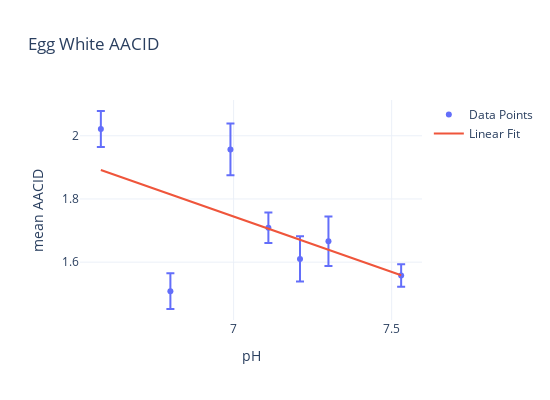

The notebook cell saved with this chart:
### Code cell
ew_ph_list = [6.8, 6.99, 7.53, 6.58, 7.11, 7.3, 7.21]

# Calculate the linear fit
coefficients = np.polyfit(ew_ph_list, mean_list, 1)
line_fit = np.polyval(coefficients, ew_ph_list)

# Create a scatter plot
fig = go.Figure(data=go.Scatter(x=ew_ph_list, y=mean_list, mode='markers', name='Data Points',
        error_y=dict(
        type='data',  # Use the given data
        array=std_list,  # Standard deviations
        visible=True  # Show error bars
    )))
# Add linear fit line
fig.add_trace(go.Scatter(x=ew_ph_list, y=line_fit, mode='lines', name='Linear Fit'))

# Add title and labels
fig.update_layout(
    title='Egg White AACID',
    xaxis_title='pH',
    yaxis_title='mean AACID',
    template='plotly_white',  # Light mode with dark text
    width=550,  # Adjust the width to make the plot narrower
    height=400  # Optionally, adjust the height as well
)

# Show the plot
fig.show()

### Figure 1 — Plotly figure (JSON) as saved in the notebook; plotly's stock layout.template omitted (floating-point values rounded to 4 significant figures)
{"data": [{"error_y": {"array": [0.05651, 0.08206, 0.03535, 0.05709, 0.04803, 0.07868, 0.07194], "type": "data", "visible": true}, "mode": "markers", "name": "Data Points", "x": [6.8, 6.99, 7.53, 6.58, 7.11, 7.3, 7.21], "y": [1.508, 1.957, 1.558, 2.021, 1.709, 1.666, 1.61], "type": "scatter"}, {"mode": "lines", "name": "Linear Fit", "x": [6.8, 6.99, 7.53, 6.58, 7.11, 7.3, 7.21], "y": [1.815, 1.748, 1.559, 1.892, 1.706, 1.639, 1.671], "type": "scatter"}], "layout": {"title": {"text": "Egg White AACID"}, "xaxis": {"title": {"text": "pH"}}, "yaxis": {"title": {"text": "mean AACID"}}, "width": 550, "height": 400}}
